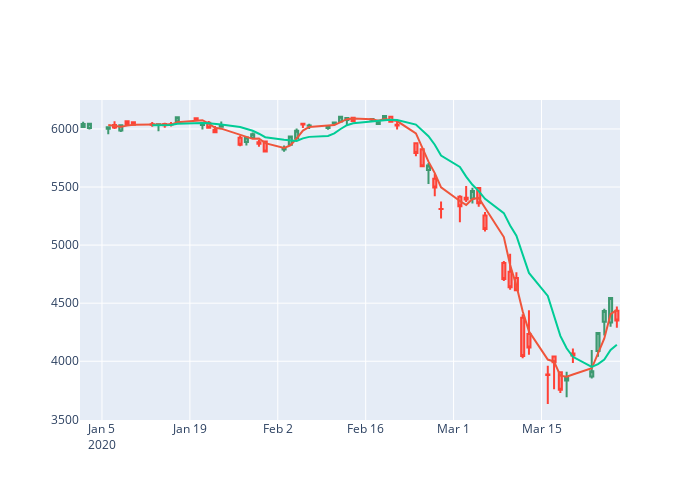

Here is the notebook cell this chart was saved with:
### Markdown cell above
## Multiple moving averages

You can easily add **as many moving averages as you want** by adding arguments when creating the figure. In our case, we'll add the **8-day** moving average.

### Code cell
fig = go.Figure(data=[go.Candlestick(
                
                x = stock_data.index, # date values
                open = stock_data['Open'],
                high = stock_data['High'],
                low = stock_data['Low'],
                close = stock_data['Close']),
                      
                      # Add the moving average
                      go.Scatter(x=stock_data['moving3'].index,
                                 y=stock_data['moving3']),
                      go.Scatter(x=stock_data['moving8'].index,
                                 y=stock_data['moving8'])
                     ])

# Mask a default range slider
fig.update_layout(xaxis_rangeslider_visible=False)

# Set layout size
fig.update_layout(
    autosize=False,
    width=700,
    height=500,
    showlegend=False)
